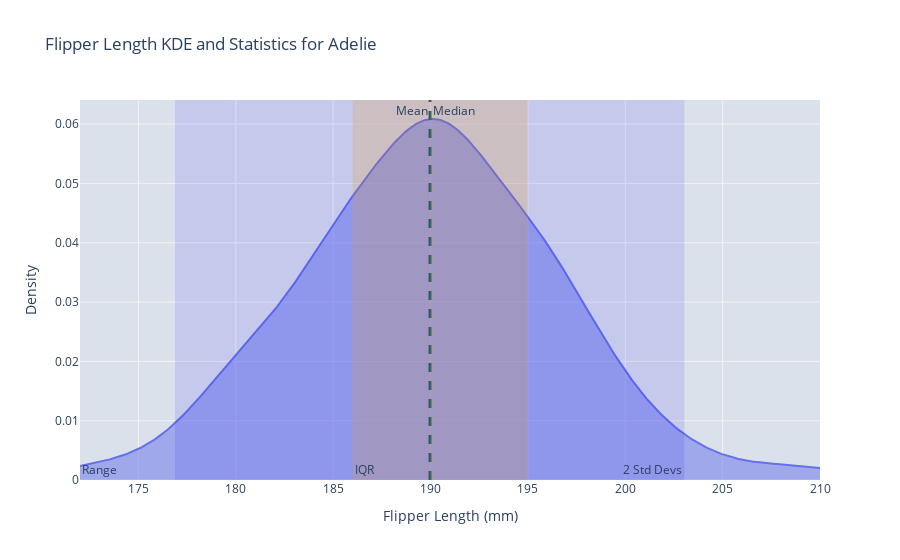
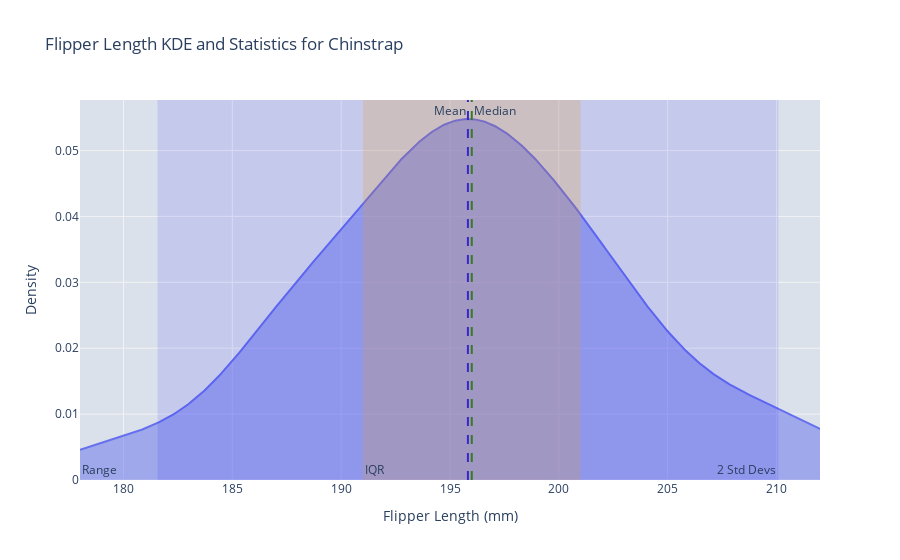
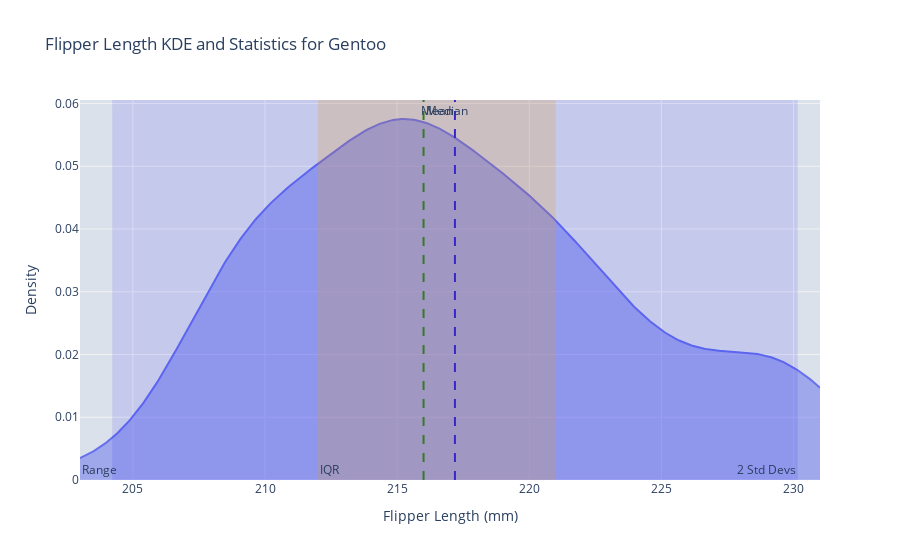

Here is the notebook cell these charts were saved with, in order:
### Code cell
import seaborn as sns
import plotly.graph_objects as go
import numpy as np
from scipy.stats import gaussian_kde

# Load the penguins dataset
penguins = sns.load_dataset("penguins")

# Function to create Plotly KDE plot with location and scale markers
def plot_kde_with_statistics(df, species_name):
    flipper_length = df['flipper_length_mm'].dropna()

    # Kernel density estimation using Gaussian KDE (direct computation)
    kde = gaussian_kde(flipper_length)
    x_vals = np.linspace(flipper_length.min(), flipper_length.max(), 500)
    kde_y_vals = kde(x_vals)
    
    # Create Plotly figure
    fig = go.Figure()

    # Plot KDE as a smooth curve
    fig.add_trace(go.Scatter(x=x_vals, y=kde_y_vals, mode='lines', fill='tozeroy', name=f'KDE of {species_name}'))

    # Calculate statistics
    mean = flipper_length.mean()
    median = flipper_length.median()
    std_dev = flipper_length.std()
    q1 = flipper_length.quantile(0.25)
    q3 = flipper_length.quantile(0.75)
    iqr = q3 - q1
    min_val = flipper_length.min()
    max_val = flipper_length.max()

    # Add vertical lines for mean and median
    fig.add_vline(x=mean, line=dict(color='blue', dash='dash'), annotation_text='Mean', annotation_position="top left")
    fig.add_vline(x=median, line=dict(color='green', dash='dash'), annotation_text='Median', annotation_position="top right")

    # Add rectangles for range, IQR, and 2 std devs
    fig.add_vrect(x0=min_val, x1=max_val, fillcolor="gray", opacity=0.1, line_width=0, annotation_text="Range", annotation_position="bottom left")
    fig.add_vrect(x0=q1, x1=q3, fillcolor="orange", opacity=0.2, line_width=0, annotation_text="IQR", annotation_position="bottom left")
    fig.add_vrect(x0=mean - 2 * std_dev, x1=mean + 2 * std_dev, fillcolor="blue", opacity=0.1, line_width=0, annotation_text="2 Std Devs", annotation_position="bottom right")

    # Update layout
    fig.update_layout(
        title_text=f"Flipper Length KDE and Statistics for {species_name}",
        xaxis_title="Flipper Length (mm)",
        yaxis_title="Density"
    )

    # Show the figure
    fig.show()

# Loop through each species and create the KDE plot with statistics
species_list = penguins['species'].unique()
for species in species_list:
    species_df = penguins[penguins['species'] == species]
    plot_kde_with_statistics(species_df, species)

### Figure 1 — Plotly figure (JSON) as saved in the notebook; plotly's stock layout.template omitted (floating-point values rounded to 4 significant figures; data arrays with more than 128 entries replaced by an {"elided": "..."} marker saying what was removed)
{"data": [{"fill": "tozeroy", "mode": "lines", "name": "KDE of Adelie", "type": "scatter", "x": {"elided": "500 float values"}, "y": {"elided": "500 float values"}}], "layout": {"annotations": [{"showarrow": false, "text": "Mean", "x": 190.0, "xanchor": "right", "xref": "x", "y": 1, "yanchor": "top", "yref": "y domain"}, {"showarrow": false, "text": "Median", "x": 190, "xanchor": "left", "xref": "x", "y": 1, "yanchor": "top", "yref": "y domain"}, {"showarrow": false, "text": "Range", "x": 172, "xanchor": "left", "xref": "x", "y": 0, "yanchor": "bottom", "yref": "y domain"}, {"showarrow": false, "text": "IQR", "x": 186, "xanchor": "left", "xref": "x", "y": 0, "yanchor": "bottom", "yref": "y domain"}, {"showarrow": false, "text": "2 Std Devs", "x": 203.0, "xanchor": "right", "xref": "x", "y": 0, "yanchor": "bottom", "yref": "y domain"}], "shapes": [{"line": {"color": "blue", "dash": "dash"}, "type": "line", "x0": 190.0, "x1": 190.0, "xref": "x", "y0": 0, "y1": 1, "yref": "y domain"}, {"line": {"color": "green", "dash": "dash"}, "type": "line", "x0": 190, "x1": 190, "xref": "x", "y0": 0, "y1": 1, "yref": "y domain"}, {"fillcolor": "gray", "line": {"width": 0}, "opacity": 0.1, "type": "rect", "x0": 172, "x1": 210, "xref": "x", "y0": 0, "y1": 1, "yref": "y domain"}, {"fillcolor": "orange", "line": {"width": 0}, "opacity": 0.2, "type": "rect", "x0": 186, "x1": 195, "xref": "x", "y0": 0, "y1": 1, "yref": "y domain"}, {"fillcolor": "blue", "line": {"width": 0}, "opacity": 0.1, "type": "rect", "x0": 176.9, "x1": 203.0, "xref": "x", "y0": 0, "y1": 1, "yref": "y domain"}], "title": {"text": "Flipper Length KDE and Statistics for Adelie"}, "xaxis": {"title": {"text": "Flipper Length (mm)"}}, "yaxis": {"title": {"text": "Density"}}}}

### Figure 2 — Plotly figure (JSON) as saved in the notebook; plotly's stock layout.template omitted (floating-point values rounded to 4 significant figures; data arrays with more than 128 entries replaced by an {"elided": "..."} marker saying what was removed)
{"data": [{"fill": "tozeroy", "mode": "lines", "name": "KDE of Chinstrap", "type": "scatter", "x": {"elided": "500 float values"}, "y": {"elided": "500 float values"}}], "layout": {"annotations": [{"showarrow": false, "text": "Mean", "x": 195.8, "xanchor": "right", "xref": "x", "y": 1, "yanchor": "top", "yref": "y domain"}, {"showarrow": false, "text": "Median", "x": 196, "xanchor": "left", "xref": "x", "y": 1, "yanchor": "top", "yref": "y domain"}, {"showarrow": false, "text": "Range", "x": 178, "xanchor": "left", "xref": "x", "y": 0, "yanchor": "bottom", "yref": "y domain"}, {"showarrow": false, "text": "IQR", "x": 191, "xanchor": "left", "xref": "x", "y": 0, "yanchor": "bottom", "yref": "y domain"}, {"showarrow": false, "text": "2 Std Devs", "x": 210.1, "xanchor": "right", "xref": "x", "y": 0, "yanchor": "bottom", "yref": "y domain"}], "shapes": [{"line": {"color": "blue", "dash": "dash"}, "type": "line", "x0": 195.8, "x1": 195.8, "xref": "x", "y0": 0, "y1": 1, "yref": "y domain"}, {"line": {"color": "green", "dash": "dash"}, "type": "line", "x0": 196, "x1": 196, "xref": "x", "y0": 0, "y1": 1, "yref": "y domain"}, {"fillcolor": "gray", "line": {"width": 0}, "opacity": 0.1, "type": "rect", "x0": 178, "x1": 212, "xref": "x", "y0": 0, "y1": 1, "yref": "y domain"}, {"fillcolor": "orange", "line": {"width": 0}, "opacity": 0.2, "type": "rect", "x0": 191, "x1": 201, "xref": "x", "y0": 0, "y1": 1, "yref": "y domain"}, {"fillcolor": "blue", "line": {"width": 0}, "opacity": 0.1, "type": "rect", "x0": 181.6, "x1": 210.1, "xref": "x", "y0": 0, "y1": 1, "yref": "y domain"}], "title": {"text": "Flipper Length KDE and Statistics for Chinstrap"}, "xaxis": {"title": {"text": "Flipper Length (mm)"}}, "yaxis": {"title": {"text": "Density"}}}}

### Figure 3 — Plotly figure (JSON) as saved in the notebook; plotly's stock layout.template omitted (floating-point values rounded to 4 significant figures; data arrays with more than 128 entries replaced by an {"elided": "..."} marker saying what was removed)
{"data": [{"fill": "tozeroy", "mode": "lines", "name": "KDE of Gentoo", "type": "scatter", "x": {"elided": "500 float values"}, "y": {"elided": "500 float values"}}], "layout": {"annotations": [{"showarrow": false, "text": "Mean", "x": 217.2, "xanchor": "right", "xref": "x", "y": 1, "yanchor": "top", "yref": "y domain"}, {"showarrow": false, "text": "Median", "x": 216, "xanchor": "left", "xref": "x", "y": 1, "yanchor": "top", "yref": "y domain"}, {"showarrow": false, "text": "Range", "x": 203, "xanchor": "left", "xref": "x", "y": 0, "yanchor": "bottom", "yref": "y domain"}, {"showarrow": false, "text": "IQR", "x": 212, "xanchor": "left", "xref": "x", "y": 0, "yanchor": "bottom", "yref": "y domain"}, {"showarrow": false, "text": "2 Std Devs", "x": 230.2, "xanchor": "right", "xref": "x", "y": 0, "yanchor": "bottom", "yref": "y domain"}], "shapes": [{"line": {"color": "blue", "dash": "dash"}, "type": "line", "x0": 217.2, "x1": 217.2, "xref": "x", "y0": 0, "y1": 1, "yref": "y domain"}, {"line": {"color": "green", "dash": "dash"}, "type": "line", "x0": 216, "x1": 216, "xref": "x", "y0": 0, "y1": 1, "yref": "y domain"}, {"fillcolor": "gray", "line": {"width": 0}, "opacity": 0.1, "type": "rect", "x0": 203, "x1": 231, "xref": "x", "y0": 0, "y1": 1, "yref": "y domain"}, {"fillcolor": "orange", "line": {"width": 0}, "opacity": 0.2, "type": "rect", "x0": 212, "x1": 221, "xref": "x", "y0": 0, "y1": 1, "yref": "y domain"}, {"fillcolor": "blue", "line": {"width": 0}, "opacity": 0.1, "type": "rect", "x0": 204.2, "x1": 230.2, "xref": "x", "y0": 0, "y1": 1, "yref": "y domain"}], "title": {"text": "Flipper Length KDE and Statistics for Gentoo"}, "xaxis": {"title": {"text": "Flipper Length (mm)"}}, "yaxis": {"title": {"text": "Density"}}}}
